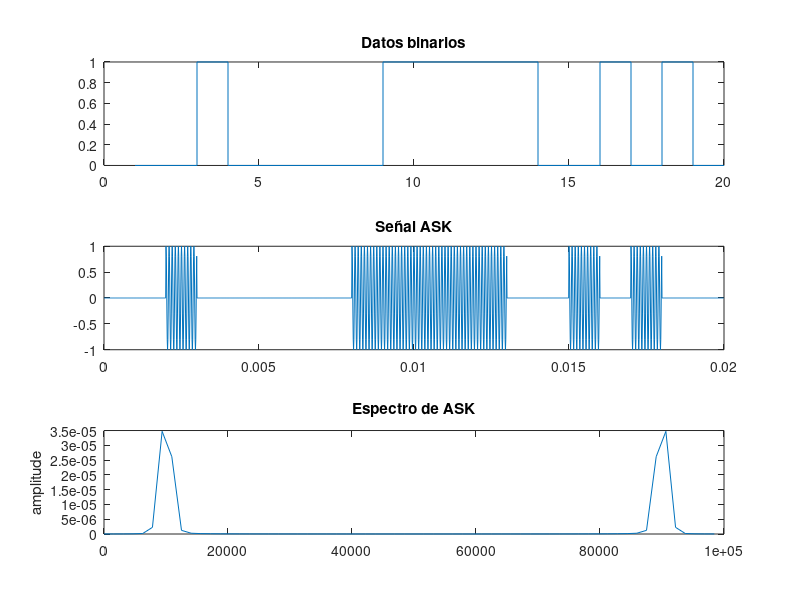

Here is the MATLAB script that generated this plot:
clc; clear; close all;
N = 20; % Número de bits
Rb = 1000; % Tasa de bits
fc = 10e3; % Frecuencia de portadora
fs = 100e3; % Frecuencia de muestreo

% Generar señal binaria
data = randi([0 1], 1, N);
t = 0:1/fs:N/Rb - 1/fs;
b = repelem(data, fs/Rb);
% Señal portadora
carrier = cos(2*pi*fc*t);
% Modulación ASK
ask = b .* carrier;
% Graficar
subplot(3,1,1); stairs(data); title('Datos binarios');
subplot(3,1,2); plot(t, ask); title('Señal ASK');
subplot(3,1,3); pwelch(ask,[],[],[],fs,'twosided');
title('Espectro de ASK');